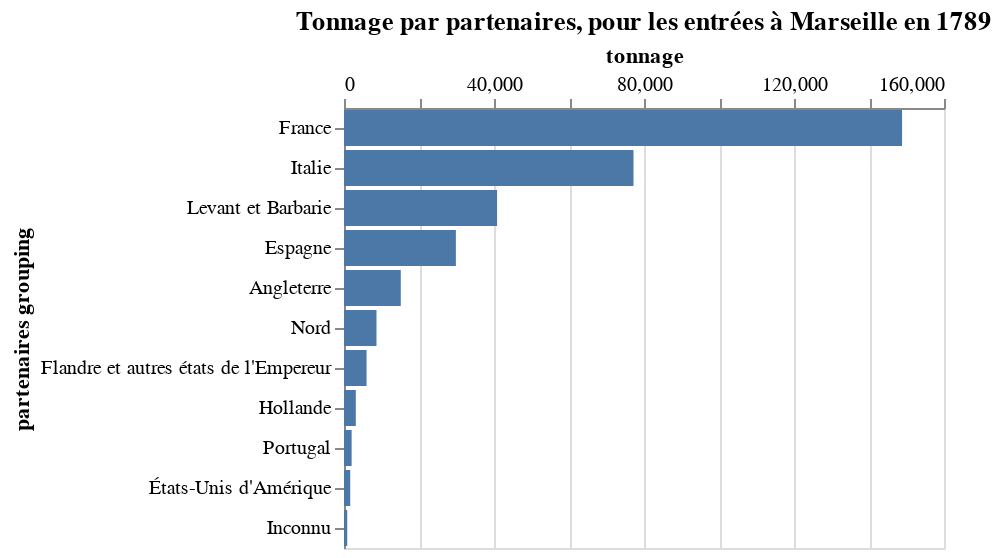

The code cell stored with this chart in its notebook:
### Code cell
VegaLite({
    "$schema": "https://vega.github.io/schema/vega-lite/v5.json",
    "title": "Tonnage par partenaires, pour les entrées à Marseille en 1789",
    "mark": {
        "tooltip": {
         "content": "data"
        },
        "type": "bar" #type de visualisation (ici rectangle)
    },
    "data": {
        "values": departures_tonnage_liste #mettre la liste des données
    },
    "encoding": {
        "x": {
            "field": "tonnage",
            "type": "quantitative", #ou nominal 
            "title": "tonnage",
            "axis": {
                "orient": "top"
            }
        },
        "y": {
            "field": "state",
            "type": "nominal",
            "title": "partenaires grouping",
            "sort": {"field" : "tonnage",
                     "order": "descending"}
        },
    }
})

### Figure 1 — Vega-Lite specification as saved in the notebook (floating-point values rounded to 4 significant figures)
{"$schema": "https://vega.github.io/schema/vega-lite/v5.json", "data": {"values": [{"state": "France", "tonnage": 148820}, {"state": "Espagne", "tonnage": 29835}, {"state": "Italie", "tonnage": 77195}, {"state": "Levant et Barbarie", "tonnage": 40820}, {"state": "Inconnu", "tonnage": 860}, {"state": "Nord", "tonnage": 8660}, {"state": "Flandre et autres états de l'Empereur", "tonnage": 6020}, {"state": "États-Unis d'Amérique", "tonnage": 1660}, {"state": "Angleterre", "tonnage": 15140}, {"state": "Hollande", "tonnage": 3150}, {"state": "Portugal", "tonnage": 2035}]}, "encoding": {"x": {"axis": {"orient": "top"}, "field": "tonnage", "title": "tonnage", "type": "quantitative"}, "y": {"field": "state", "sort": {"field": "tonnage", "order": "descending"}, "title": "partenaires grouping", "type": "nominal"}}, "mark": {"tooltip": {"content": "data"}, "type": "bar"}, "title": "Tonnage par partenaires, pour les entrées à Marseille en 1789"}
